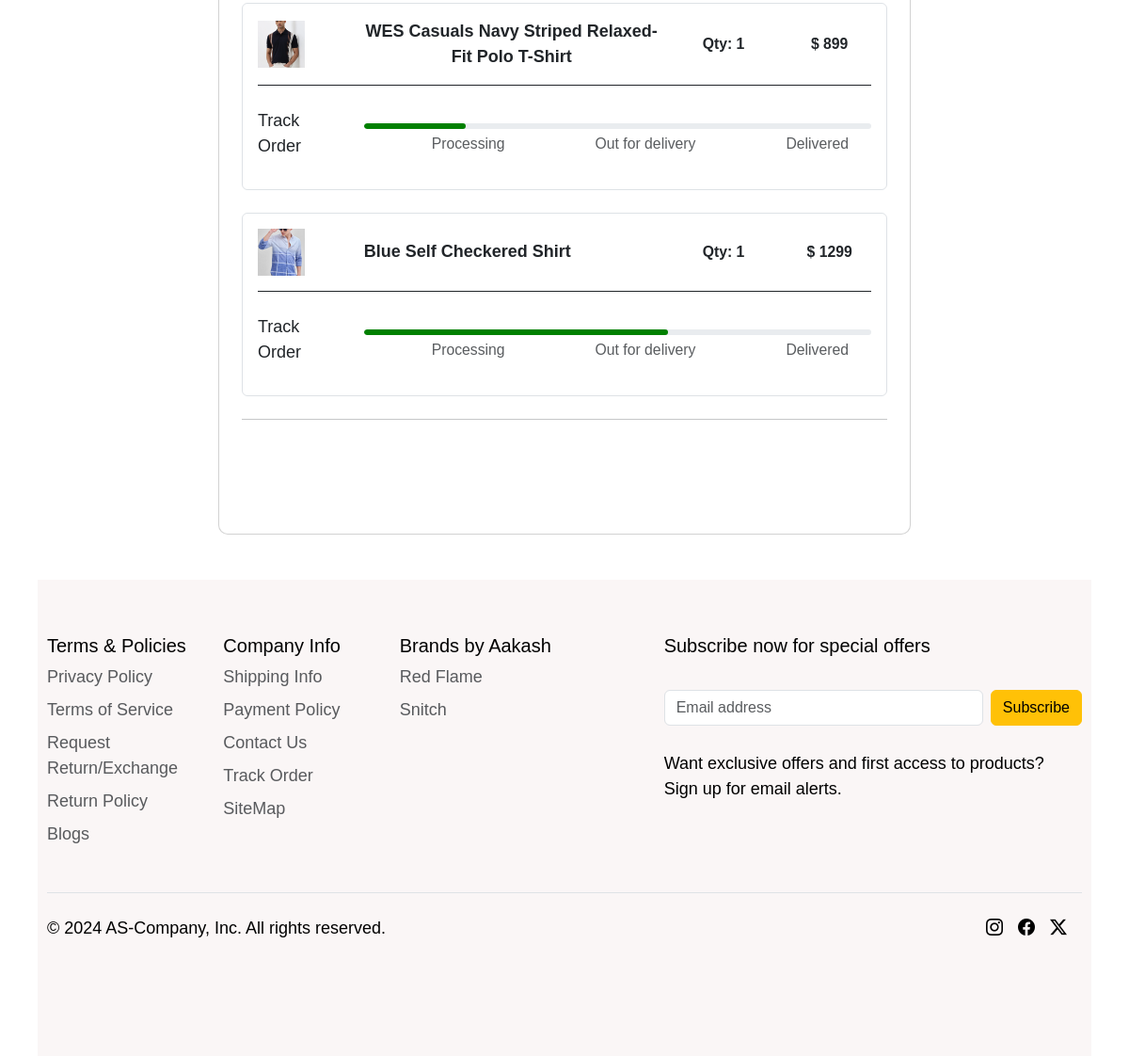
Page /order/ (signed in, lower part) on the earlier database version.
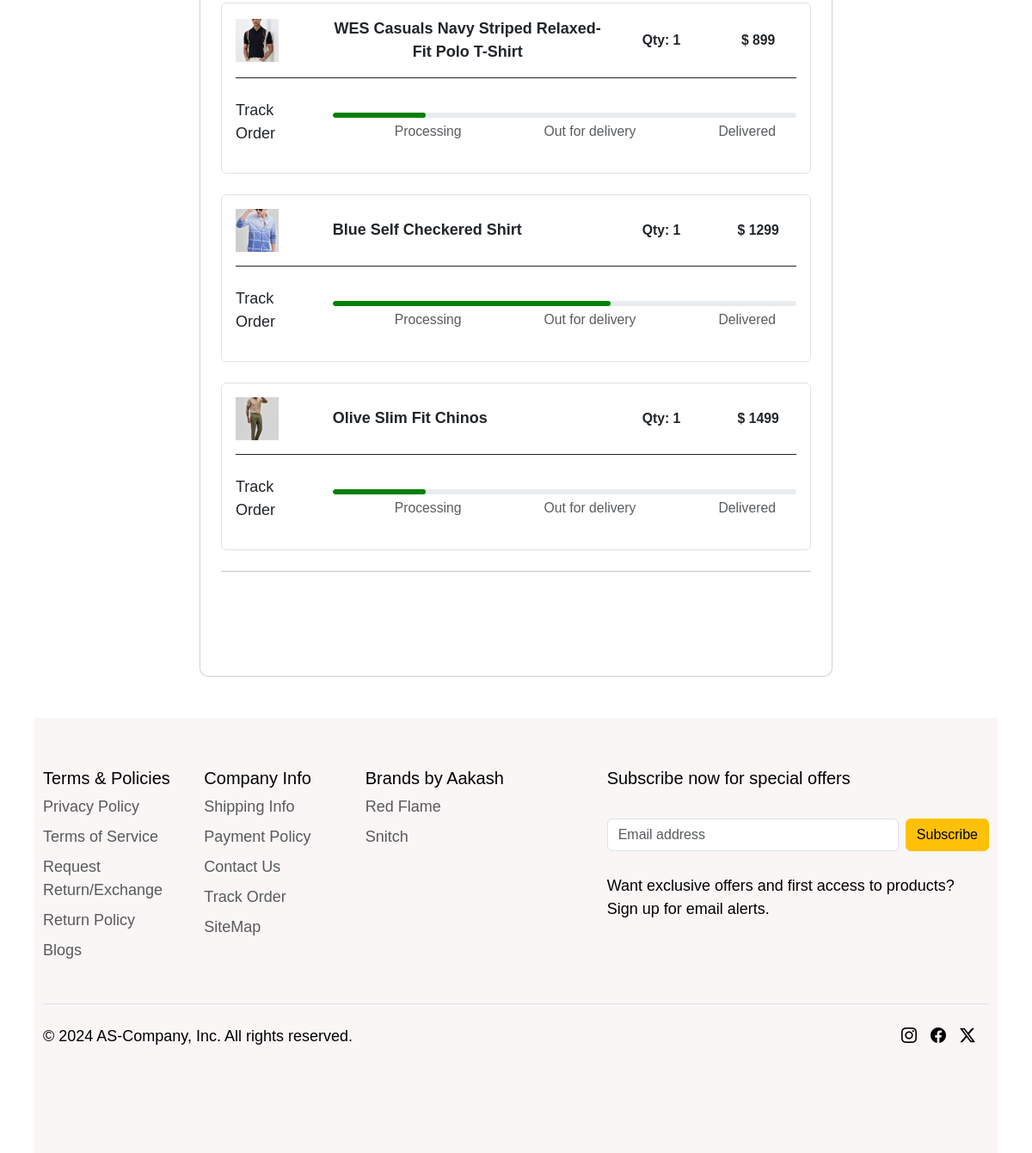
Same page on the later database version.
### core/models.py (models this page shows, shortened)
class Order(models.Model):
        STATUS_CHOICES = [
        ('PENDING', 'Pending'),
        ('PROCESSING', 'Processing'),
        ('COMPLETED', 'Completed'),
        ('CANCELLED', 'Cancelled'),
    ]
        user = models.ForeignKey(User, on_delete=models.CASCADE)
        customer=models.ForeignKey(Userdetails,on_delete=models.CASCADE)
        cloth=models.ForeignKey(new_arrival,on_delete=models.CASCADE)
        quantity = models.PositiveIntegerField(default=1)
        order_at = models.DateTimeField(auto_now_add=True)
        status = models.CharField(max_length=20, choices=STATUS_CHOICES, default='PENDING')
        order_size = models.CharField(max_length=3,default='M')

class new_arrival(models.Model):
        CATEGORY_CHOICES = [
        ('NEWARRIVAL','newarrival'),
        ('SHIRTS','shirts'),
        ('T_SHIRTS','t-shirts'),
        ('SWEATSHIRTS','sweatshirts'),
        ('TROUSERS','trousers'),
        ('SHORTS','shorts'),
        ('TRENDING','trending')
    ]
        SIZE_CHOICES = [
        ('S', 'Small'),
        ('M', 'Medium'),
        ('L', 'Large'),
        ('XL', 'Extra Large'),
    ]
        name=models.CharField(max_length=100)
        category = models.CharField(max_length=30,choices=CATEGORY_CHOICES)
        short_d = models.CharField(max_length=400)
        desc = models.TextField()
        original_price=models.IntegerField(default=1000)
        discounted_price=models.IntegerField()
        size = models.CharField(max_length=2, choices=SIZE_CHOICES,default='S')
        upperwear_img = models.ImageField(upload_to='new_arrival_img')

### core/views.py (the view)
# urls.py: path('order/',views.order,name='order'),
def order(request):
    ord=Order.objects.filter(user=request.user)
    return render (request,'core/order.html',{'ord':ord})

### core/templates/core/order.html (shortened to what the changed rows need)
{% extends "core/base.html" %}
{% load static %}
{% block content %}
{% if ord %}
<section class="h-100 gradient-custom">
    <div class="container py-5 h-100">
        <div class="row d-flex justify-content-center align-items-center h-100">
            <div class="col-lg-10 col-xl-8">
                <div class="card" style="border-radius: 10px;">
                    <div class="card-body p-4">
                        {% for o in ord %}
                        <div class="card shadow-0 border mb-4">
                            <div class="card-body">
                                <div class="row">
                                    <div class="col-md-2 text-center d-flex justify-content-left align-items-center">
                                        <img src="{{o.cloth.upperwear_img.url}}" alt="Image Description" class="img-fluid me-2" style="width: 50px; height: 50px; object-fit: cover;">
                                    </div>
                                    <div class="col-md-6 text-center d-flex justify-content-left align-items-center">
                                        <p class="text-muted mb-0"><strong class='text-dark'>{{ o.cloth.short_d }}</strong></p>
                                    </div>
                                    <div class="col-6 col-md-2 text-center d-flex justify-content-center align-items-center">
                                        <p class="text-muted mb-0 small">
                                            <strong class="text-dark">Qty: {{ o.quantity }}</strong>
                                        </p>
                                    </div>
                                    <div class="col-6 col-md-2 text-center d-flex justify-content-center align-items-center">
                                        <p class="text-muted mb-0 small">
                                            <strong class="text-dark">&#x24; {{ o.cloth.discounted_price }}</strong>
                                        </p>
                                    </div>
                                </div>
                                <hr class="mb-4" style="background-color: #e0e0e0; opacity: 1;">
                                {% if o.status == 'CANCELLED' %}
                                <div style="text-align: center; margin: 20px auto;">
                                   <strong> <h6 style="color: #d9534f; font-size: 16px; font-weight: bold; margin-bottom: 10px;">
                                        Your Order Has Been Cancelled!!
                                    </h6></strong>
                                    <p style="color: #6c757d; font-size: 14px; margin: 0;">
                                        Please contact support if you need further assistance.
                                    </p>
                                </div>
                                    {% else %}
                                            {% if o.status == 'PENDING' %}
                                            <div class="row d-flex align-items-center">
                                                <div class="col-md-2">
                                                    <p class="text-muted mb-0 small"><p class='text-dark'>Track Order</p></p>
                                                </div>
                                                <div class="col-md-10">
                                                    <div class="progress" style="height: 6px; border-radius: 16px;">
                                                        <div class="progress-bar" role="progressbar"
                                                        style="width: 20%; border-radius: 16px; background-color: green;"
                                                        aria-valuenow="65" aria-valuemin="0" aria-valuemax="100">
                                                    </div>
                                                </div>
                                                <div class="d-flex justify-content-around mb-1">
                                                    <p class="text-muted mt-1 mb-0 small ms-xl-5">Processing</p>
                                                    <p class="text-muted mt-1 mb-0 small ms-xl-5">Out for delivery</p>
                                                    <p class="text-muted mt-1 mb-0 small ms-xl-5">Delivered</p>
                                                </div>
                                            </div>
                                        </div>
                                        {% endif %}
                                        {% if o.status == 'PROCESSING' %}
                                        <div class="row d-flex align-items-center">
                                            <div class="col-md-2">
                                                <p class="text-muted mb-0 small"><p class='text-dark'>Track Order</p></p>
                                                </div>
                                                <div class="col-md-10">
                                                    <div class="progress" style="height: 6px; border-radius: 16px;">
                                                        <div class="progress-bar" role="progressbar"
                                                        style="width: 60%; border-radius: 16px; background-color: green;"
                                                        aria-valuenow="65" aria-valuemin="0" aria-valuemax="100">
                                                    </div>
                                                </div>
                                                <div class="d-flex justify-content-around mb-1">
                                                    <p class="text-muted mt-1 mb-0 small ms-xl-5">Processing</p>
                                                    <p class="text-muted mt-1 mb-0 small ms-xl-5">Out for delivery</p>
                                                    <p class="text-muted mt-1 mb-0 small ms-xl-5">Delivered</p>
                                                </div>
                                            </div>
                                        </div>
                                        {% endif %}
                                {% endif %}
                            </div>
                        </div>
                        {% endfor %}
                        {% else %}
                        <h2 class='d-flex justify-content-center mt-5'>You Haven't Placed An Order&#128532</h2>
                        {% endif %}
                        <br> <br> <br>
                    </div>
                  </div>
                </div>
              </div>
            </div>
</section>
{% endblock content %}

Differences in the rows shown:
added Order: cloth.upperwear_img (picture), cloth.short_d "Olive Slim Fit Chinos", quantity "1", cloth.discounted_price "1499", status "Track Order"
